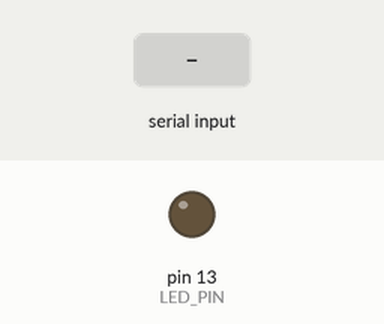
The sketch below on a simulated Arduino Uno, built with avr-gcc and run on an emulated ATmega328P. Parts: output pins drawn as LEDs (lit = HIGH). The test bench sets the inputs (shaded band).

Above: at 1.2 s.
1.3 s: "1" received over Serial
At 1.6 s:
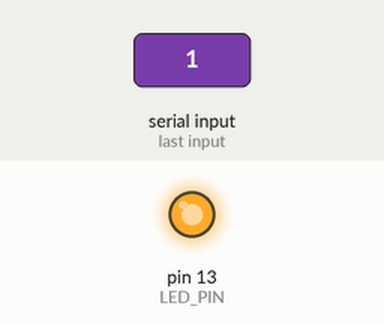
2.8 s: "0" received over Serial
At 4.0 s:
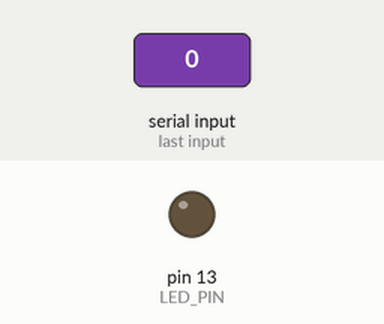
Timing chart, 0 to 5.8 s (numbered marks = the images above; inputs shaded):
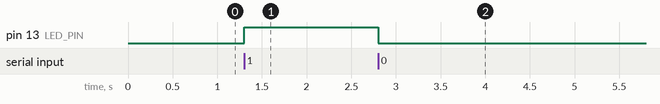

The sketch:

easy_bluetooth.ino
```cpp
const byte LED_PIN = 13;

void setup()
{
  Serial.begin(9600);

  pinMode(LED_PIN, OUTPUT);
  digitalWrite(LED_PIN, LOW);
}

void loop()
{
  while (Serial.available() > 0)
  {
    char ch = Serial.read();
    executeReceivedCommand(ch);
  }
}

void executeReceivedCommand(char command)
{
  switch (command)
  {
    case '0':
      digitalWrite(LED_PIN, LOW);
      break;
    case '1':
      digitalWrite(LED_PIN, HIGH);
      break;
  }
}
```

Measured:
- after the input at 1.3 s, pin 13 (LED_PIN): LOW → HIGH at once
- after the input at 2.8 s, pin 13 (LED_PIN): HIGH → LOW at once
